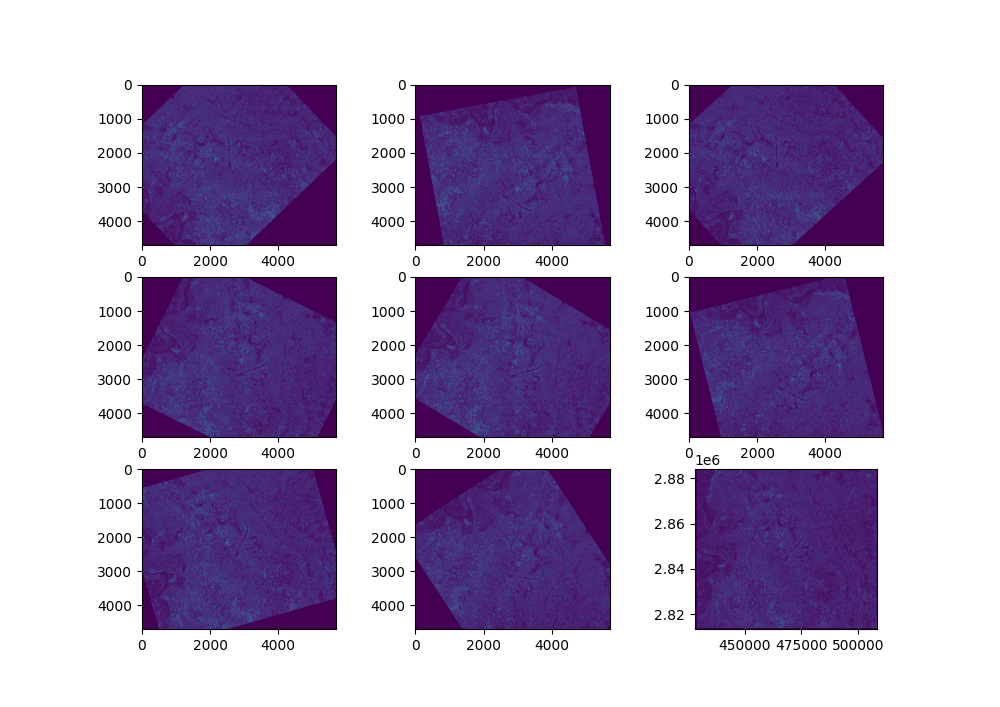

Write Python code to recreate this figure.
from rasterio.plot import show
import rasterio
import matplotlib.pyplot as plt
from keras.preprocessing.image import ImageDataGenerator
from numpy import expand_dims
import scipy
from keras.preprocessing.image import img_to_array

image = rasterio.open("C:\\Users\\ma\\project\\Scripts\\data\\lab3\\data\\HVshahdadpur.tif")

data = image.read()
data = data.transpose(1, 2, 0)
samples = expand_dims(data,0)
data_generator = ImageDataGenerator(rotation_range=90)
it = data_generator.flow(samples, batch_size=1)

plt.figure(figsize=(10, 100))
for i in range(9):
    plt.subplot(330 + 1 + i)
    batch = it.next()
    result = batch[0].astype('uint16')
    plt.imshow(result)

show(image)
